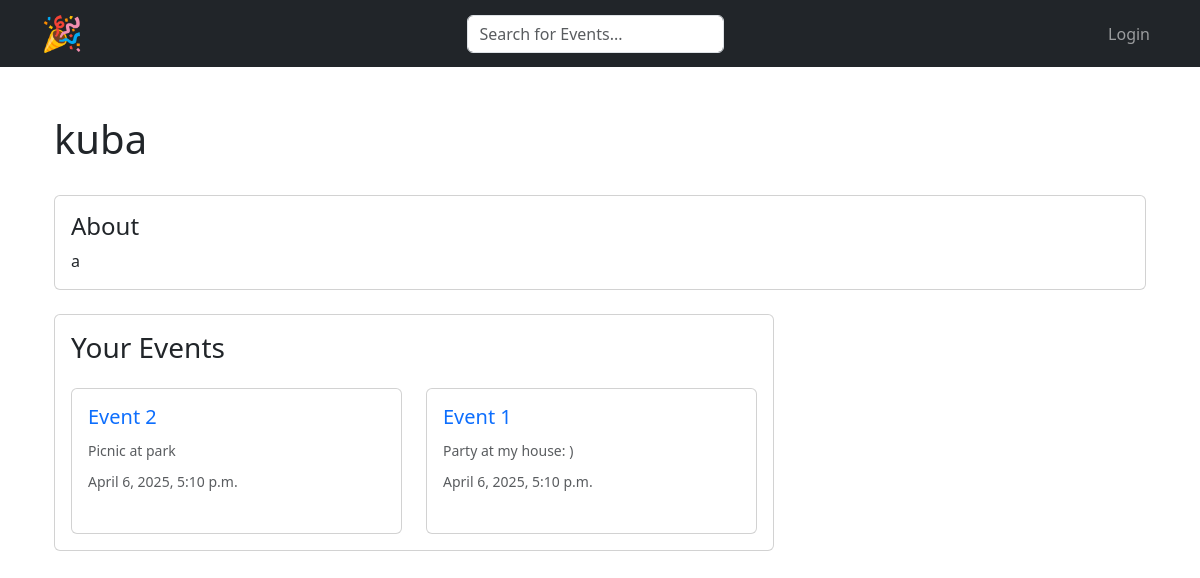
Page /profile/1/ on the committed database.
### base/models.py (models this page shows, shortened)
class Profile(models.Model):
    user = models.OneToOneField(User, on_delete=models.CASCADE)
    bio = models.TextField(max_length=500, blank=True)

class Event(models.Model):
    organiser = models.ForeignKey(User, on_delete=models.SET_NULL, null=True)
    type = models.ForeignKey(Type, on_delete=models.SET_NULL, null=True)
    name = models.CharField(max_length = 200)
    description = models.TextField(null = True, blank = True)
    location = models.TextField(null = True, blank = True)
    interested = models.ManyToManyField(User, related_name='interested', blank=True)
    date = models.DateTimeField(verbose_name="Event Date", help_text="Select Date and Time", default = timezone.now)
    updated = models.DateTimeField(auto_now = True)
    created = models.DateTimeField(auto_now_add=True)
    class Meta:
        ordering = ['-updated', '-created']

class Type(models.Model):
    name = models.CharField(max_length=200)

### base/views.py (the view)
# urls.py: path('profile/<str:pk>/', views.userProfile, name="user-profile"),
def userProfile(request, pk):
    user = User.objects.get(id=pk)
    events = user.event_set.all()
    event_comment = user.comment_set.all()
    types = Type.objects.all()
    context = {'user': user, 'events': events, 'event_comment': event_comment, 'types': types, 'is_owner': request.user == user}
    return render(request, 'base/profile.html', context)

### base/templates/base/profile.html (shortened to what this page needs)
{% extends 'main.html' %}
{% block content %}
<div class="container mt-4">
    <div class="d-flex justify-content-between align-items-center mb-4">
        <h1>{{user.username}}</h1>
    </div>
    <div class="card mb-4">
        <div class="card-body">
            <h4 class="card-title">About</h4>
            <p class="card-text">
                {% if user.profile.bio %}
                    {{ user.profile.bio }}
                {% else %}
                    <span class="text-muted">No bio yet</span>
                {% endif %}
            </p>
        </div>
    </div>
    <div class="row">
        <div class="col-md-8">
            <div class="card">
                <div class="card-body">
                    <h3 class="card-title mb-4">Your Events</h3>
                    <div class="row row-cols-1 row-cols-md-2 g-4">
                        {% for event in events %}
                        <div class="col">
                            <div class="card h-100">
                                <div class="card-body">
                                    <div class="d-flex justify-content-between align-items-start mb-2">
                                        <h5 class="card-title">
                                            <a href="{% url 'event' event.id %}" class="text-decoration-none">
                                                {{event.name}}
                                            </a>
                                        </h5>
                                    </div>
                                    <h6 class="card-subtitle mb-2 text-muted">
                                        <small>{{event.type.name}} at {{event.location}}</small>
                                    </h6>
                                    <p class="card-text"><small class="text-muted">{{event.date}}</small></p>
                                </div>
                            </div>
                        </div>
                        {% endfor %}
                    </div>
                </div>
            </div>
        </div>
    </div>
</div>
{% endblock %}

### static/styles/main.css (style rules this page uses)
.card { margin-bottom: 1.5rem; }

### rows in the picture
Event: name "Event 2", type.name "Picnic", location "park", date "April 6, 2025, 5:10 p.m."
Event: name "Event 1", type.name "Party", location "my house: )", date "April 6, 2025, 5:10 p.m."

### other values in the picture
{{ user.username }} "kuba"
{{ user.profile.bio }} "a"
